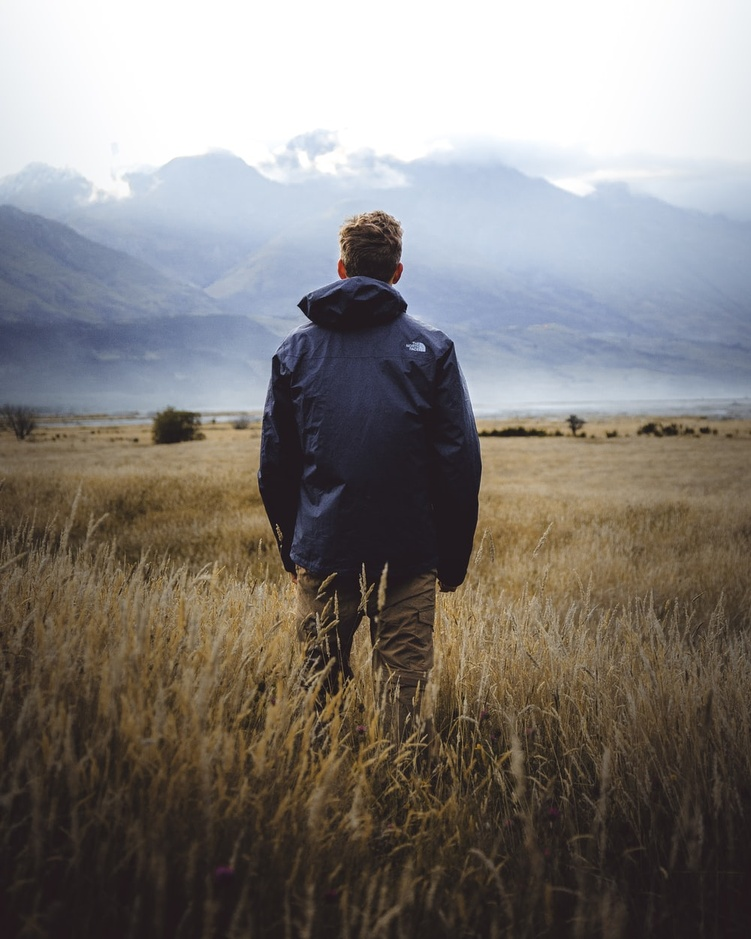
#> input picture playing_with_images/test.jpeg, 751 x 939 px, shrunk from 1000 x 1250 before the run
$ python playimage.py
#> lines starting #> are read from the running program, lines starting #| are printed output that depends on the picture; after the words box and inside, x2 and y2 are one past the last pixel; in counts of white or black regions, pixels touching at a corner belong together
# Importing the opencv-python module
from cv2 import cv2
import numpy as np

# Loading the image to be used
img = cv2.imread('test.jpeg')
#> img is the input picture: shape (939, 751, 3); mean B, G, R 121.9, 125.7, 130.3

# Converting the image into grayscale image
gray = cv2.cvtColor(img, cv2.COLOR_BGR2GRAY)
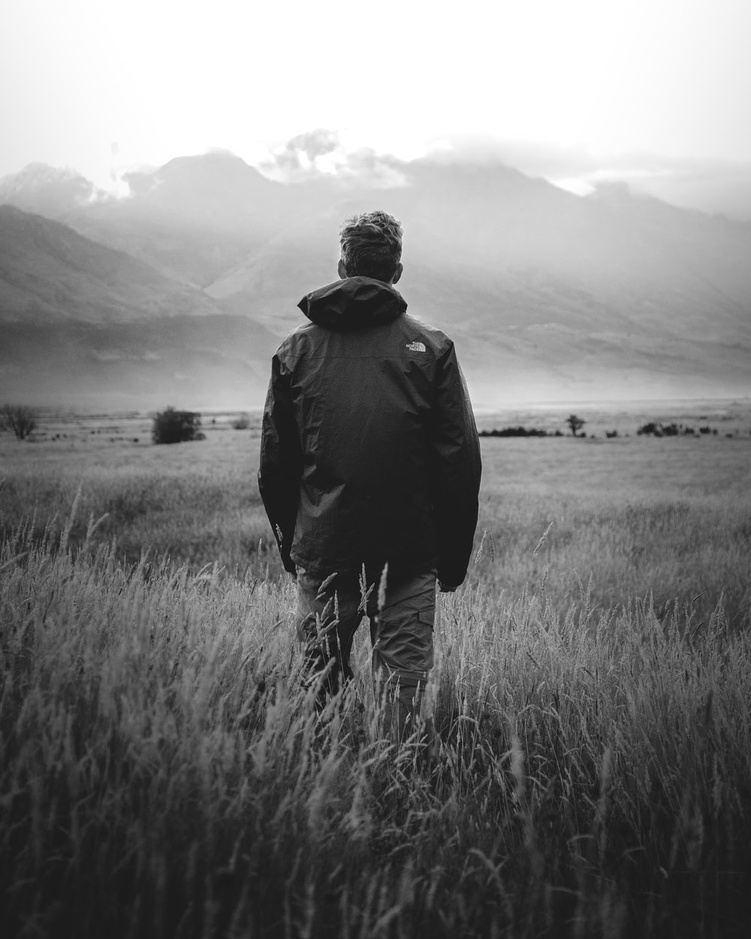
#> gray: shape (939, 751); min 11, max 255, mean 126.6
cv2.imshow('GrayScale Image', gray)

# Blurring the grayscale image
blur = cv2.GaussianBlur(gray, (7,7), 0)
cv2.imshow('Blurred Image', blur)

# Edge detection
edges = cv2.Canny(img, 100, 100)
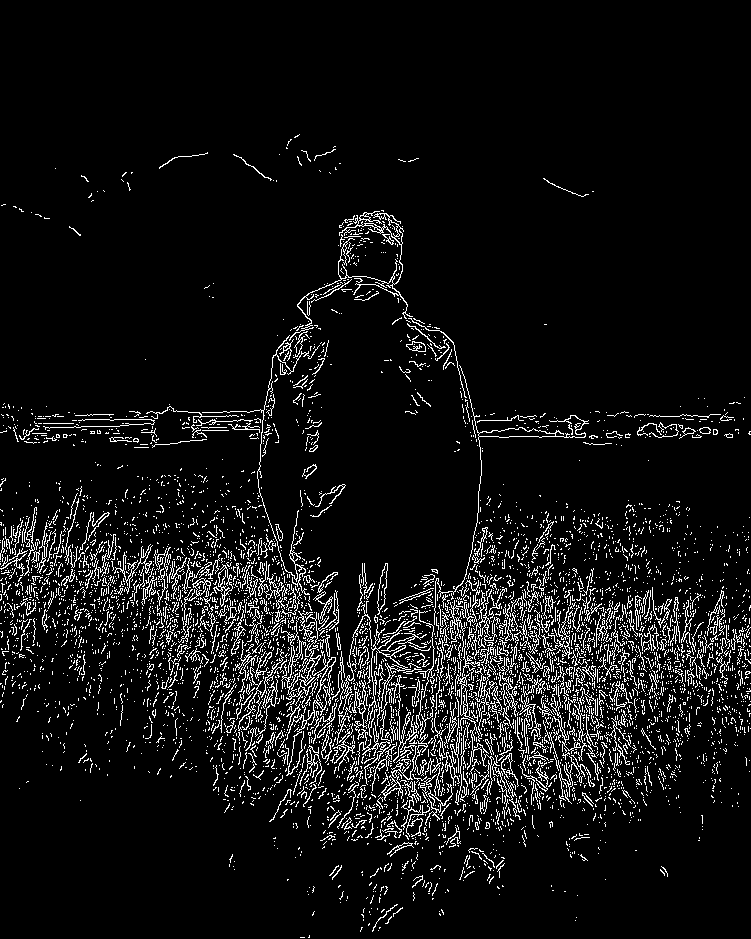
#> edges: shape (939, 751); 6.9% white in thin lines or dots, all inside (x1, y1, x2, y2) = (0, 134, 751, 938)
cv2.imshow('Canny Image', edges)

# Increase the thickness of the edges so that the lines can be joined well
kernel = np.ones((3,3),np.uint8)
dialation = cv2.dilate(edges, kernel, iterations=1)
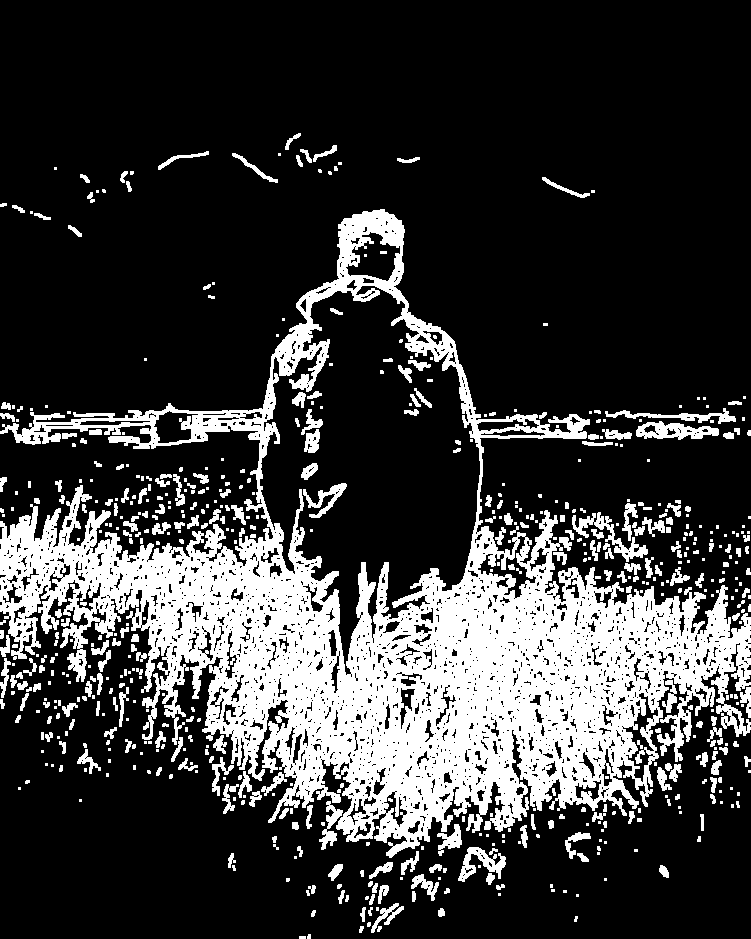
#> dialation: shape (939, 751); 22.9% white; 627 white regions (334 under 20 px), largest, box (x1, y1, x2, y2) and area: (0, 209, 751, 858) 135458, (572, 512, 648, 562) 897, (636, 421, 719, 440) 886
cv2.imshow('Dilated Image', dialation)

# Decreasing the thickness of the edges in the image
eroded = cv2.erode(dialation, kernel, iterations=1)
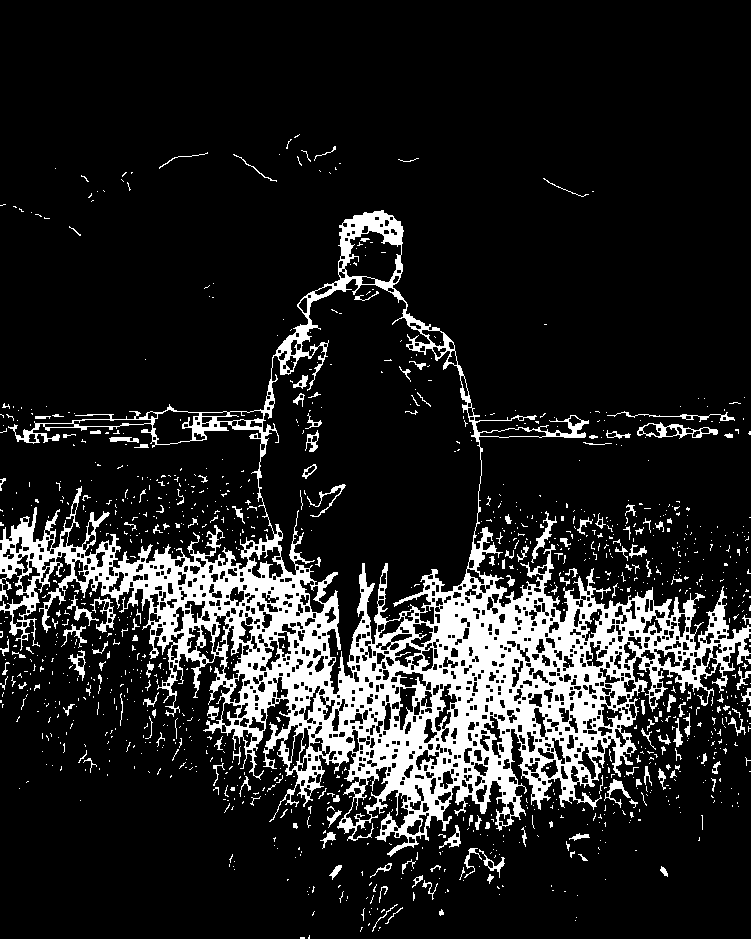
#> eroded: shape (939, 751); 13.6% white; 1199 white regions (1035 under 20 px), largest, box (x1, y1, x2, y2) and area: (0, 210, 751, 857) 82588, (637, 422, 718, 439) 435, (531, 511, 557, 563) 269
cv2.imshow('Eroded Image', eroded)

# Waiting the process for the infinite time
cv2.waitKey(0)
